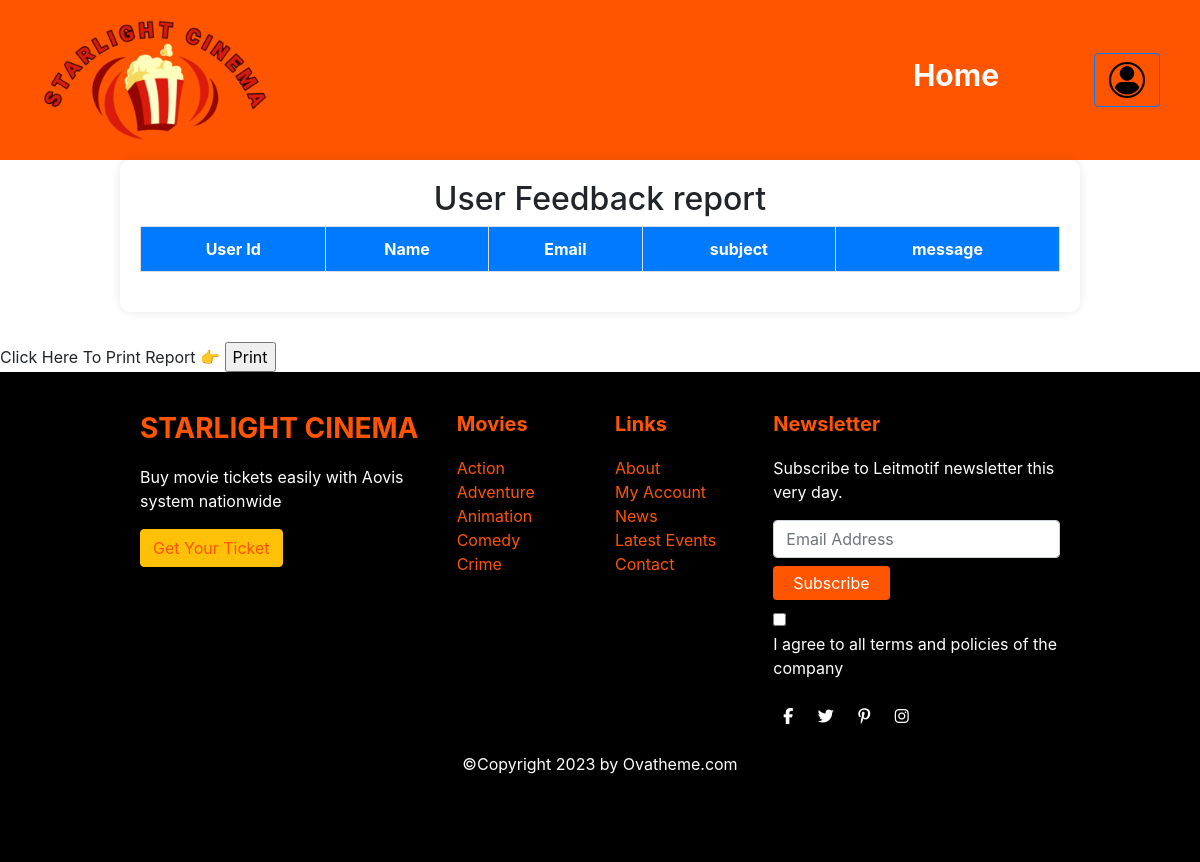
Before: /Admin/pages/report-feedback.php with the older database file.
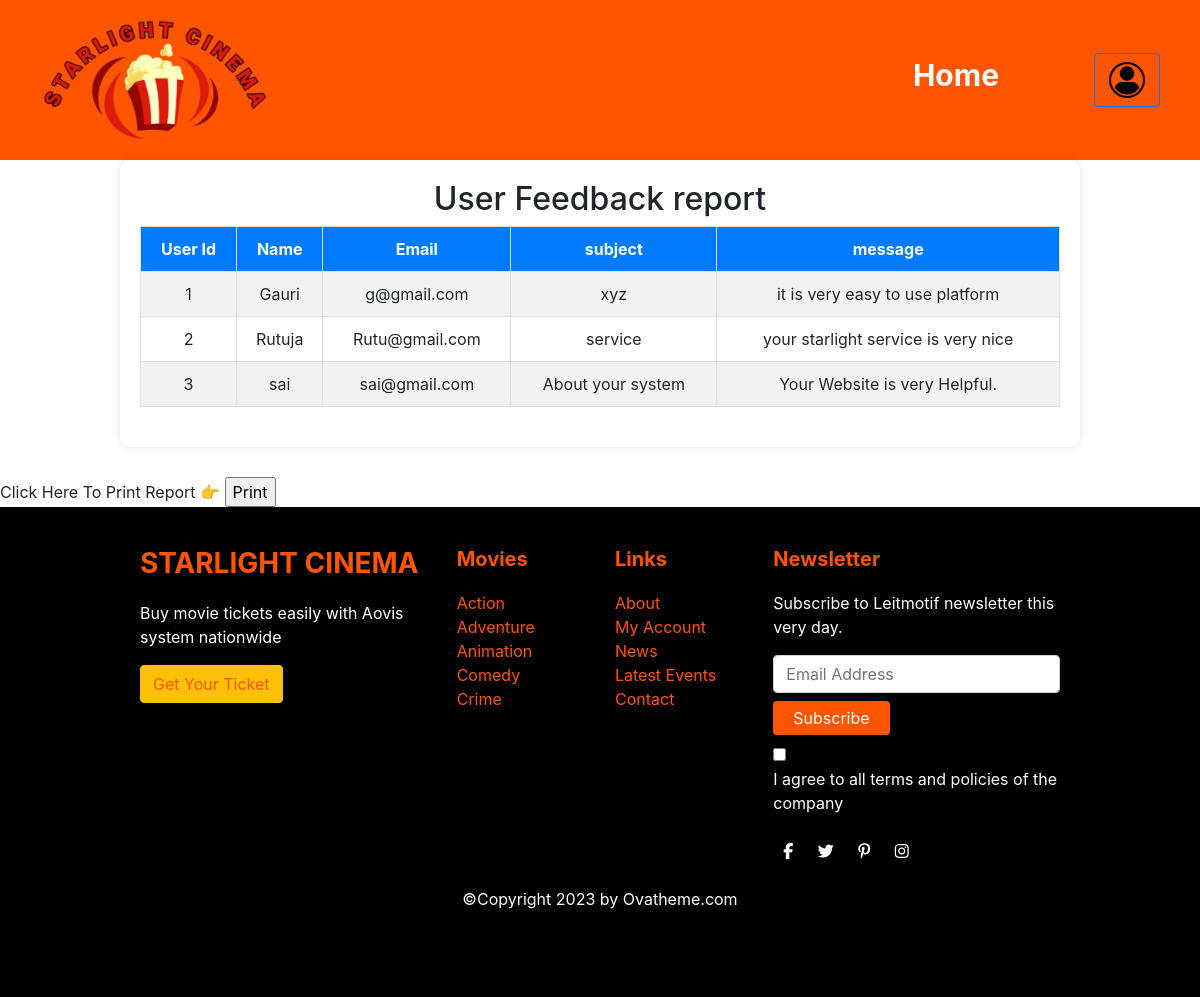
After: the same page with the newer database file.
### tables this page shows
CREATE TABLE `user_feedback` (
  `id` int(11) NOT NULL,
  `name` text NOT NULL,
  `email` text NOT NULL,
  `subject` text NOT NULL,
  `message` text NOT NULL
);

### Admin/pages/report-feedback.php (the view, shortened to what this page needs)
<?php
$databaseHost = "localhost";
$databaseName = "movieticketdb";
$databaseUsername = "root";
$databasePassword = "";
$con = new mysqli($databaseHost, $databaseUsername, $databasePassword,$databaseName)or die($conn->connect_error());
$sql = "SELECT * FROM user_feedback ORDER BY id DESC";
 $query= $con->query($sql)
?>
<!DOCTYPE html>
<html lang="en">
<head>
    <link rel="stylesheet" href="./../css/manage-feedback.css">
    <link rel="stylesheet" href="./../css/addmovie.css">
    <link rel="stylesheet" href="https://stackpath.bootstrapcdn.com/bootstrap/4.5.2/css/bootstrap.min.css">
</head>
<body>
    <header class="header">
        <div class="logo"><img src=".\..\..\Images\logo2.png" class="logo-img"></div>
        <nav class="nav">
        <ul>
            <li><a href="./admin-dashboard.php" style="margin-right:50px; font-size:30px;" >Home</a></li>
            <div class="d-flex align-items-center">
            <a href="./login.php" class="btn btn-outline-primary">
        <i class="bi bi-person"></i><img src =".\..\..\Images\login.png" style="height:40px;">
      </a>
    </div>
            </ul>
        </nav>
    </header>
    <div class="containers">
        <h2  >User Feedback report</h2>
        <table class="movie-table">
            <thead>
                <tr>
                    <th>User Id</th>
                    <th>Name</th>
                    <th>Email</th>
                    <th>subject</th>
                    <th>message</th>
                </tr>
            </thead>
            <tbody>
                <tr>
                <?php
$i=0;
while ($res = $query->fetch_assoc())
 {
  echo "<tr>";
  echo" <td >".++$i."</td>";
  echo "<td>".$res['name']."</td>";
  echo "<td>".$res['email']."</td>";
  echo "<td>".$res['subject']."</td>";
  echo "<td>".$res['message']."</td>";
  echo "</tr>";
}
?>
</tr>
            </tbody>
        </table>
    </div>
    <div class="script-container">
</div>
<div class="footer">
    <div class="containers"style="background-color:black;">
        <div class="row">
            <div class="col-md-4">
                <h3 class="footer-title">STARLIGHT CINEMA</h3>
                <p>Buy movie tickets easily with Aovis system nationwide</p>
                <a href="#" class="btn btn-warning">Get Your Ticket</a>
            </div>
            <div class="col-md-2">
                <h5 class="footer-title">Movies</h5>
                <ul class="list-unstyled">
                    <li><a href="#">Action</a></li>
                    <li><a href="#">Adventure</a></li>
                    <li><a href="#">Animation</a></li>
                    <li><a href="#">Comedy</a></li>
                    <li><a href="#">Crime</a></li>
                </ul>
            </div>
            <div class="col-md-2">
                <h5 class="footer-title">Links</h5>
                <ul class="list-unstyled">
                    <li><a href="#">About</a></li>
                    <li><a href="#">My Account</a></li>
                    <li><a href="#">News</a></li>
                    <li><a href="#">Latest Events</a></li>
                    <li><a href="#">Contact</a></li>
                </ul>
                </div>
            <div class="col-md-4">
                <h5 class="footer-title">Newsletter</h5>
                <p>Subscribe to Leitmotif newsletter this very day.</p>
                <div class="newsletter">
                    <input type="email" class="form-control" placeholder="Email Address">
                    <button class="btn btn-warning mt-2">Subscribe</button>
                </div>
                <div class="mt-2">
                    <input type="checkbox" id="terms">
                    <label for="terms">I agree to all terms and policies of the company</label>
                </div>
                <div class="social-icons mt-3">
                    <a href="#"><i class="fab fa-facebook-f"></i></a>
                    <a href="#"><i class="fab fa-twitter"></i></a>
                    <a href="#"><i class="fab fa-pinterest-p"></i></a>
                    <a href="#"><i class="fab fa-instagram"></i></a>
                </div>
            </div>
        </div>
        <div class="text-center mt-4">
            <p> &copy;Copyright 2023 by Ovatheme.com</p>
        </div>
    </div>
</div>
</body>
</html>

Changed rows visible on the page:
added user_feedback: name "Gauri", email "g@gmail.com", subject "xyz", message "it is very easy to use platform"
added user_feedback: name "Rutuja", email "Rutu@gmail.com", subject "service", message "your starlight service is very nice"
added user_feedback: name "sai", email "sai@gmail.com", subject "About your system", message "Your Website is very Helpful."
